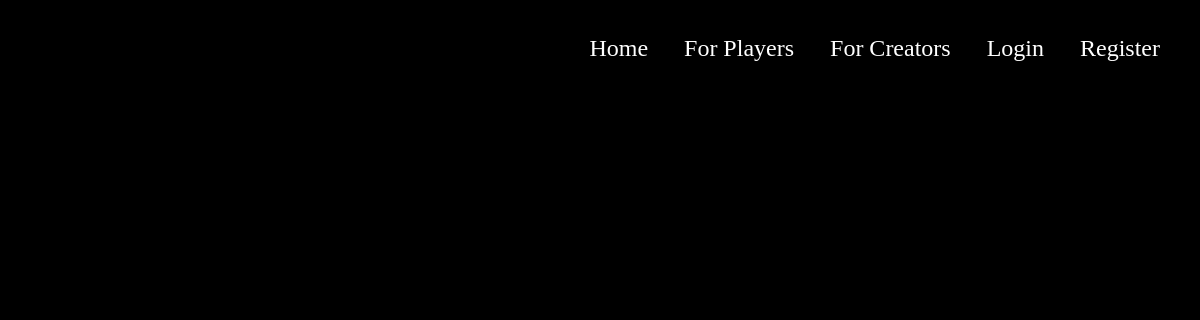
/play, run on an earlier commit of the app's database.
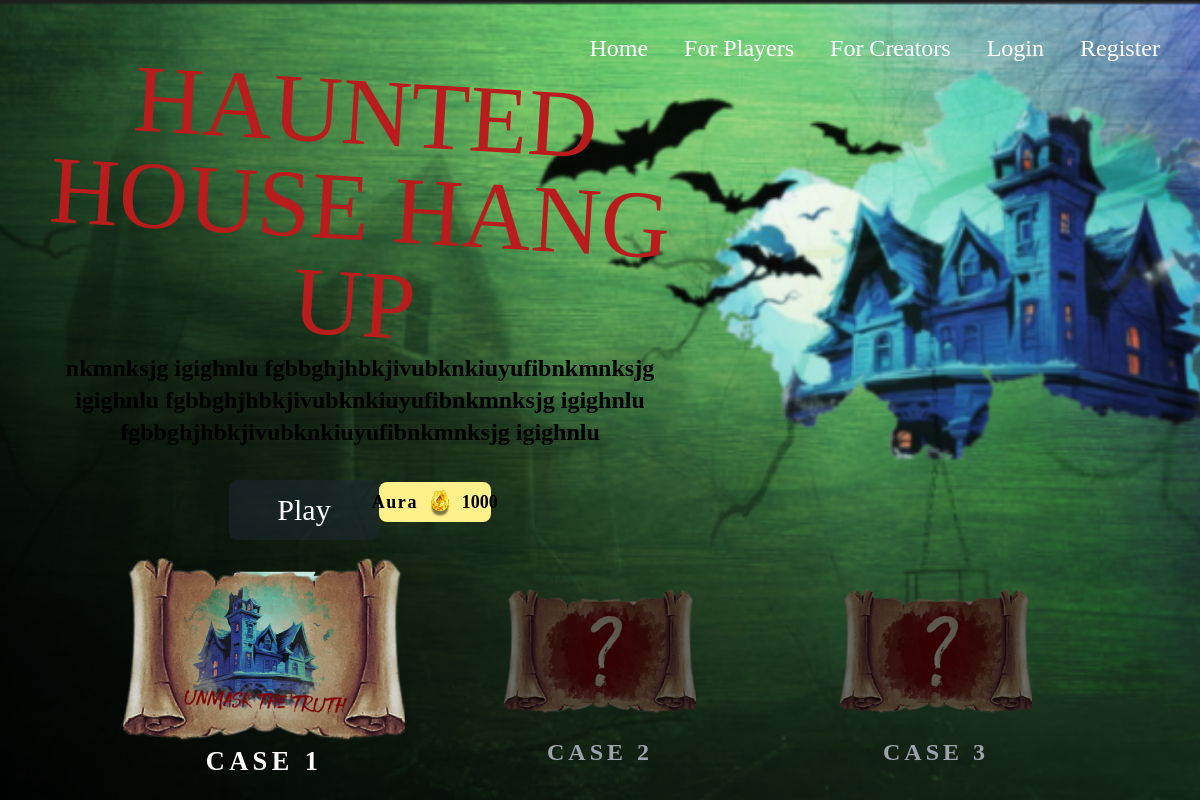
And on a later commit of the database.
### Tool/models.py (models this page shows, shortened)
class Case(db.Model):
    __tablename__ = 'cases'
    id = db.Column(db.Integer, primary_key=True)
    title = db.Column(db.String(255), nullable=False)  # Title for the case/chapter
    description = db.Column(db.Text, nullable=False)    # Detailed description or storyline
    answer = db.Column(db.String, nullable=False)        # Storing answers (JSON or comma-separated)
    clues = db.Column(db.Text, nullable=True)
    cover_image = db.Column(db.String(255))             # Path or URL to cover image
    background_image = db.Column(db.String(255))        # Background image for the case/chapter
    reward = db.Column(db.Integer, default=0)      # Points or rewards for completion
    locked = db.Column(db.Boolean, default=True)        # Indicates if the case is locked or unlocked
    video = db.Column(db.String, nullable = True)

### app.py (the view)
@app.route('/play')
def play():
    cases = Case.query.all()
    return render_template('play.html', cases = cases)

### Tool/templates/play.html (shortened to what this page needs)
{% extends 'base.html' %}
{% block content %}
<main class="flex flex-col items-center relative">
    {% for case in cases %}
    <div id="level{{ loop.index }}" class="level-content w-screen h-screen absolute top-0 left-0 {{ 'hidden' if not loop.first }} flex flex-col"
         style="background-image: url('{{ case.background_image }}'); background-size: cover;">
        <div class="w-3/5 max-w-3xl p-8 flex flex-col items-center text-center my-8">
            <h1 class="gregean_bush text-red-700 text-8xl rotate-[3.42deg]">{{ case.title }}</h1>
            <p class="text-2xl font-semibold mb-8">{{ case.description }}</p>
            {% if not case.locked %}
            <div class="flex items-center ga">
                <button onclick="openGameDialog('gameDialog{{ loop.index }}')" class="bg-gray-800 bg-opacity-50 hover:bg-opacity-70 text-white px-12 py-3 rounded-lg transition-all duration-300 text-3xl">
                    Play
                </button>
                <span class="bg-yellow-200 rounded-lg flex items-center justify-center w-28 mb-4">
                    <p class='font-bold text-lg tracking-[0.1rem]'>Aura</p>
                    <img src="../static/img/assets/gems.png" class="h-10">
                    <p class="font-bold text-lg">{{ case.reward }}</p>
                </span>
            </div>
            {% endif %}
        </div>
    </div>
    {% endfor %}
</main>
<div class="absolute right-8 bottom-1/2 translate-y-1/2 lg:bottom-36 lg:right-1/2 lg:translate-x-1/2 flex flex-col lg:flex-row justify-center lg:justify-between gap-8 lg:gap-20 z-2">
    {% for case in cases %}
    <button onclick="showLevel('level{{ loop.index }}')" class="flex flex-col level-btn w-64 h-64 items-center justify-center" data-level="level{{ loop.index }}">
        <img src="{{ case.cover_image }}" alt="Level {{ loop.index }}" class="w-full h-full object-contain {{ 'inactive-filter' if case.locked }}">
        <h2 class="tracking-[0.25rem] absolute bottom-4 text-2xl font-bold text-gray-400 chapter-title">CASE {{ loop.index }}</h2>
    </button>
    {% endfor %}
</div>
{% endblock %}

### Tool/templates/base.html (shortened to what this page needs)
<!DOCTYPE html>
<html lang="en">
<head>
    <script src="https://cdn.tailwindcss.com"></script>
</head>
<body class="bg-black min-h-screen font-gregeanbush relative overflow-x-hidden">
    <nav class="relative z-10 md:top-6 w-full">
        <div class="hidden md:flex justify-end space-x-1 text-xl lg:text-2xl absolute right-6">
            <a href="#home" class="text-white hover:text-gray-300 px-4 py-2">Home</a>
            <a href="#about" class="text-white hover:text-gray-300 px-4 py-2">For Players</a>
            <a href="#services" class="text-white hover:text-gray-300 px-4 py-2">For Creators</a>
            <a href="#contact" class="text-white hover:text-gray-300 px-4 py-2">Login</a>
            <a href="#contact" class="text-white hover:text-gray-300 px-4 py-2">Register</a>
        </div>
    </nav>
    {% block content %}
    {% endblock %}
</body>
</html>

### Tool/templates/base.html (style rules this page uses)
.font-gregeanbush { font-family: 'Gregean Bush', cursive; }
img { -webkit-user-select: none; -moz-user-select: none; -ms-user-select: none; user-select: none; }

### Tool/templates/play.html (style rules this page uses)
.gregean_bush { font-family: 'Gregean Bush'; }
body { font-family: Hatolie; color: black; }
.level-btn { transition: transform 0.3s ease; }
.level-btn.active { transform: scale(1.1); }
.level-btn.active .chapter-title { color: white; }
.inactive-filter { filter: brightness(0.5); transform: scale(0.75); transition: filter 0.3s ease, transform 0.3s ease; }
button { cursor: pointer; }

What changed in the data, as far as the page shows it:
added Case: background_image (picture), title "HAUNTED HOUSE HANG UP", description "nkmnksjg igighnlu fgbbghjhbkjivubknkiuyufibnkmnksjg igighnlu fgbbghjhbkjivubknkiuyufibnkmnksjg igighnlu fgbbghjhbkjivubknkiuyufibnkmnksjg igighnlu", locked False (drawn), reward "1000", cover_image (picture)
added Case: cover_image (picture)
added Case: cover_image (picture)
